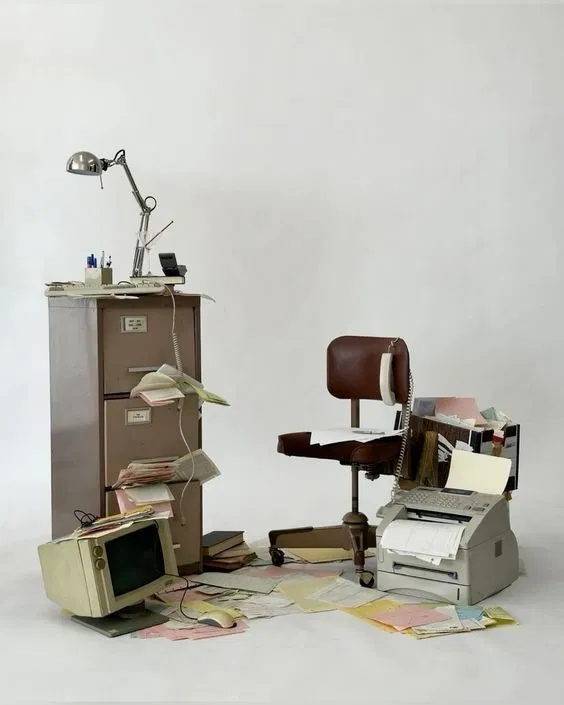
#> input picture general.png, 564 x 705 px
$ python q11.py
#> lines starting #> are read from the running program, lines starting #| are printed output that depends on the picture
### helper.py
import cv2
import numpy as np
import matplotlib.pyplot as plt

IMG_PATH = "general.png"

def load_gray(path=IMG_PATH):
#> called with path = 'general.png'
    img = cv2.imread(path, cv2.IMREAD_GRAYSCALE)
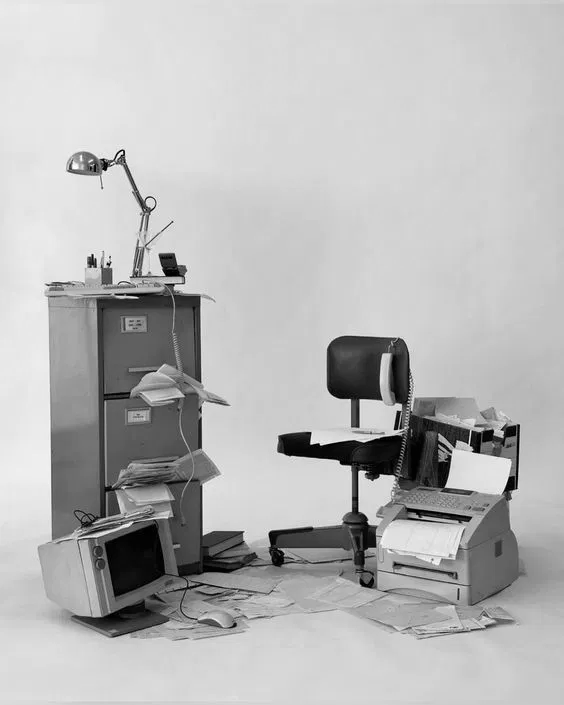
#> img: shape (705, 564); min 0, max 255, mean 183.1
    if img is None:
        raise FileNotFoundError(f"Cannot read '{path}'")
    return img


# [5 lines left out: function load_color, not called in this run]


def to_u8(a):
    a = np.asarray(a, dtype=np.float64)
    return np.uint8(255 * (a - a.min()) / (a.max() - a.min() + 1e-12))


def show(images, titles, cols=3, size=4):
    rows = -(-len(images) // cols)
    _, axes = plt.subplots(rows, cols, figsize=(size * cols, size * rows))
    axes = np.atleast_1d(axes).ravel()
    for ax in axes:
        ax.axis("off")
    for ax, im, t in zip(axes, images, titles):
        ax.imshow(im, cmap="gray", vmin=0, vmax=255)
        ax.set_title(t)
    plt.tight_layout()
    plt.show()


#(for Q12, Q13, Q15)
# [6 lines left out: function dist_grid, not called in this run]


def gaussian_lp(shape, d0):
    return np.exp(-dist_grid(shape) ** 2 / (2 * d0 ** 2))


def butterworth_lp(shape, d0, n=2):
    return 1.0 / (1.0 + (dist_grid(shape) / d0) ** (2 * n))


def apply_filter(img, H):
    F = np.fft.fftshift(np.fft.fft2(img.astype(np.float64)))
    return np.real(np.fft.ifft2(np.fft.ifftshift(F * H)))

### q11.py
import cv2
import numpy as np
from helper import load_gray, show, to_u8

img = cv2.resize(load_gray("general.png"), (256, 256)).astype(np.float64)
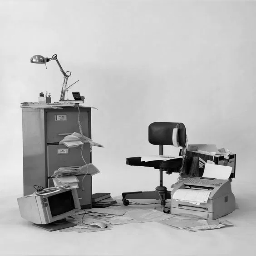
#> img: shape (256, 256) float64; min 0, max 252, mean 183
M, N = img.shape
#> M = 256; N = 256


def dft_matrix(n):
#> called with n = 256
    k = np.arange(n)
#> k = 256 values from 0 to 255
    return np.exp(-2j * np.pi * np.outer(k, k) / n)


Wm, Wn = dft_matrix(M), dft_matrix(N)

# Separable 2D DFT:  F = W_M · f · W_N
F = Wm @ img @ Wn
print("Max difference vs np.fft.fft2:", np.abs(F - np.fft.fft2(img)).max())
#| Max difference vs np.fft.fft2: 1.3882879786150062e-07

spectrum = np.log1p(np.abs(np.fft.fftshift(F)))  # centred, log-scaled magnitude
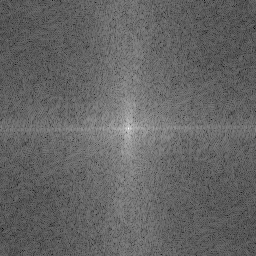
#> spectrum: shape (256, 256) float64; min 2.07, max 16.3, mean 7.72; drawn with min black and max white

# Inverse 2D DFT
recon = np.real(np.conj(Wm) @ F @ np.conj(Wn)) / (M * N)
print("Max reconstruction error:", np.abs(recon - img).max())
#| Max reconstruction error: 2.5352164811920375e-11

show(
    [img, to_u8(spectrum), np.clip(recon, 0, 255)],
    ["Input", "Centered magnitude spectrum (log)", "Reconstructed (inverse DFT)"],
)
#> in show, `rows = -(-len(images) // cols)`: rows = 1
#> the loop in show, `for ax in axes:` made 3 passes
#> the loop in show, `for ax, im, t in zip(axes, images, titles):` made 3 passes
#> t on passes 1 to 3: 'Input', 'Centered magnitude spectrum (log)', 'Reconstructed (inverse DFT)'
#> in show, `plt.show()`:
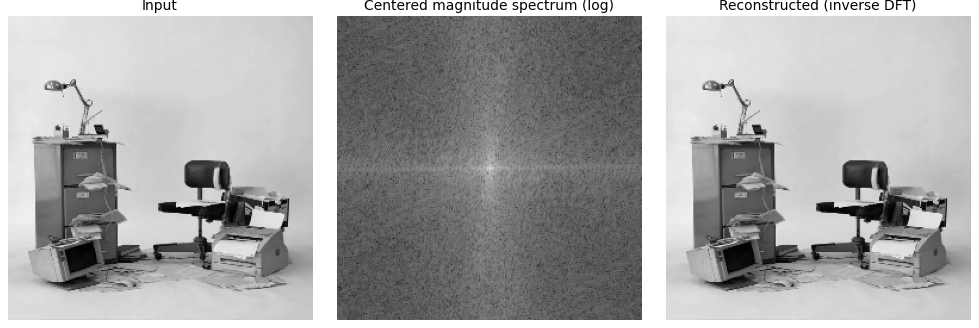
#> figure drawn by matplotlib, 3 panels

$ run again, with lines.png copied over general.png
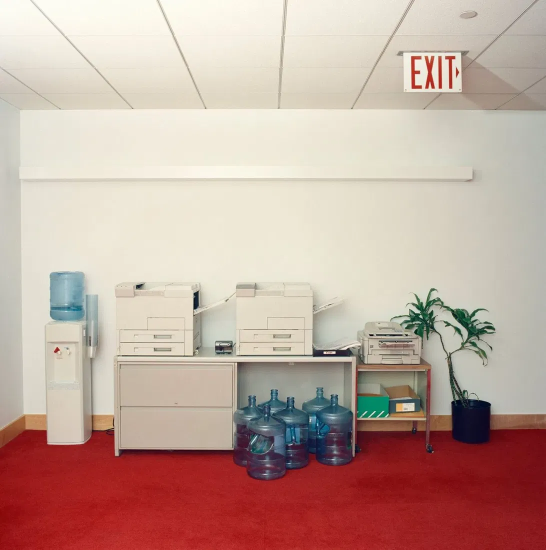
#> input picture lines.png, 1092 x 1099 px (shown at 1/2 size)
#| Max difference vs np.fft.fft2: 1.1456977094493409e-07
#> `spectrum = np.log1p(np.abs(np.fft.fftshift(F)))`:
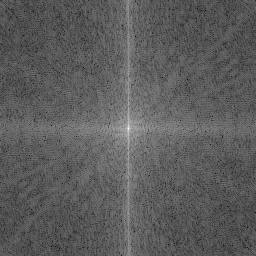
#> spectrum: shape (256, 256) float64; min 2.55, max 16.24, mean 7.54; drawn with min black and max white
#| Max reconstruction error: 1.885780420707306e-11
#> rows = 1
#> the loop in show, `for ax in axes:` made 3 passes
#> the loop in show, `for ax, im, t in zip(axes, images, titles):` made 3 passes
#> t on passes 1 to 3: 'Input', 'Centered magnitude spectrum (log)', 'Reconstructed (inverse DFT)'
#> in show, `plt.show()`:
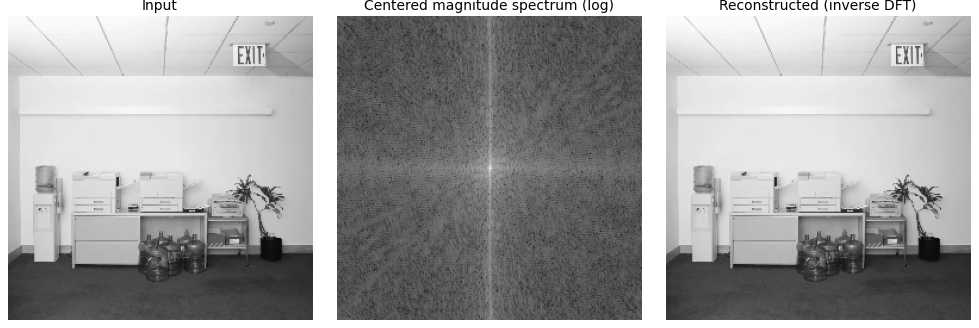
#> figure drawn by matplotlib, 3 panels
